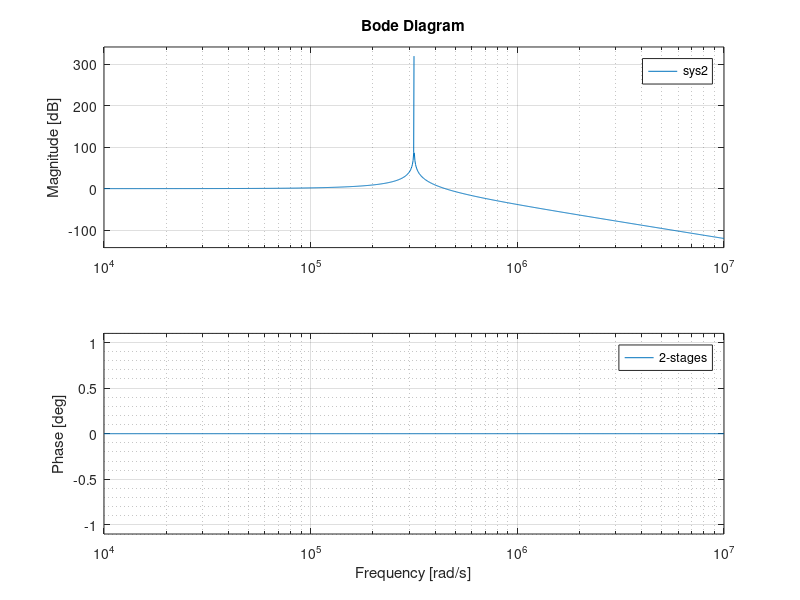
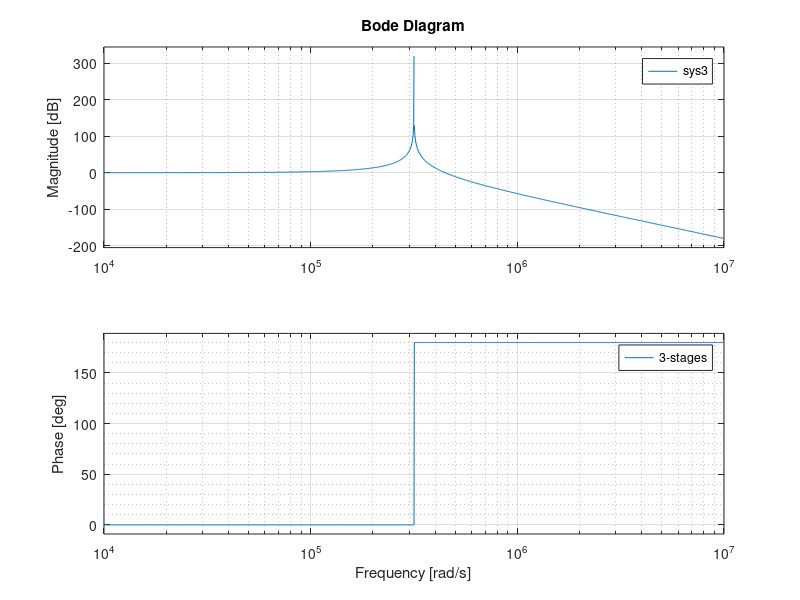
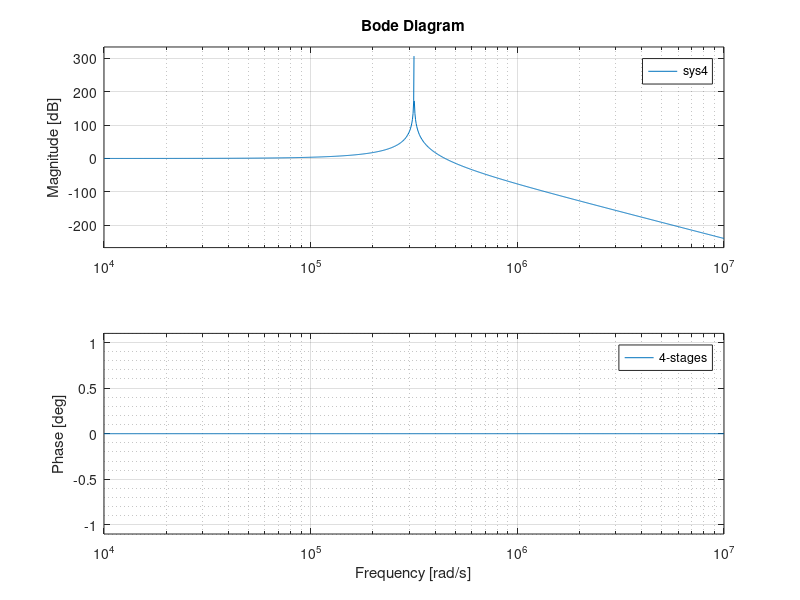

The MATLAB script that drew these images, in order:
L=1e-3;
C=0.01e-6;

% one stage 
num=[1];
den=[L*C,0,1];
sys=tf(num,den);

%for 2 stages
sys2=sys*sys;
figure;
bode(sys2);
grid minor;
legend('2-stages')



% for 3 stages 
sys3=sys*sys*sys;
figure;
bode(sys3);
grid minor;
legend('3-stages')


% for 4 stages
sys4=sys*sys*sys*sys;
figure;
bode(sys4);
grid minor;
legend('4-stages')
